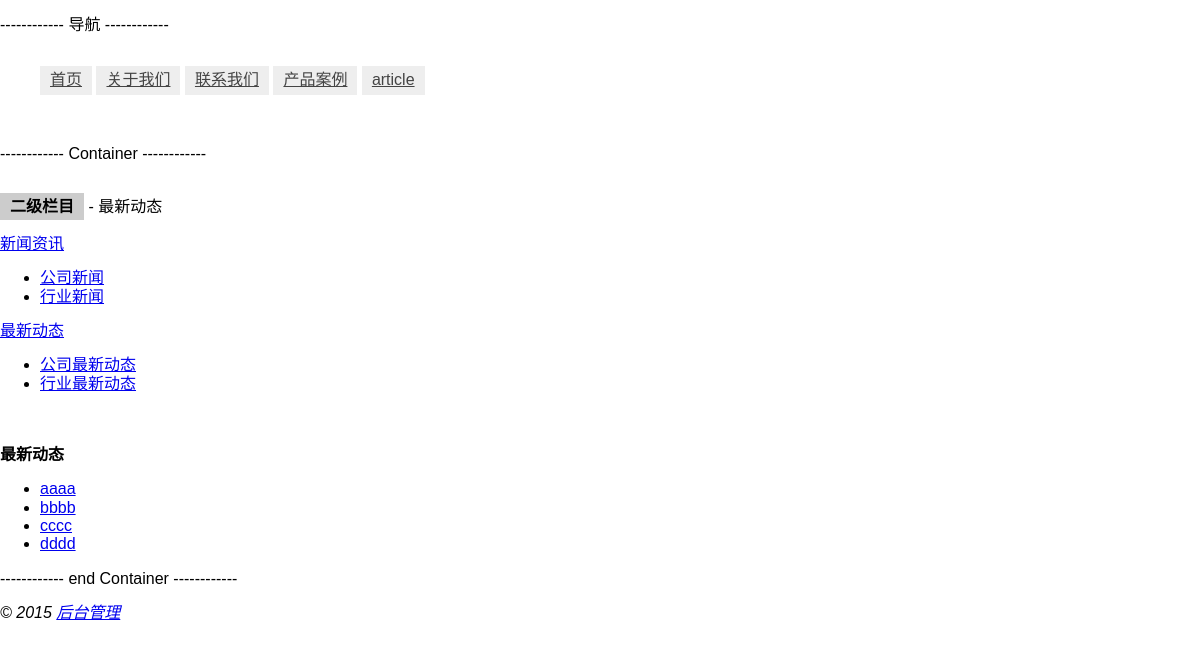
/articles/lastest, run on the app's committed database.
### tables this page shows
CREATE TABLE `sys_navigation` (
  `Id` int(5) NOT NULL,
  `Title` varchar(20) NOT NULL,
  `Type` int(1) NOT NULL DEFAULT '1',
  `Link` varchar(20) NOT NULL,
  `Position` int(5) DEFAULT '0'
);

CREATE TABLE `sys_articles_cate` (
  `Id` int(5) NOT NULL,
  `Position` int(5) DEFAULT '0',
  `IsChild` tinyint(1) DEFAULT '0',
  `ArticleTitle` varchar(100) NOT NULL,
  `ArticleCate` varchar(20) NOT NULL,
  `IsAdd` int(11) NOT NULL DEFAULT '0'
);

CREATE TABLE `sys_articles` (
  `Id` int(11) NOT NULL,
  `Position` int(5) DEFAULT '0',
  `ArticleTitle` varchar(40) NOT NULL,
  `ArticleCate` varchar(40) NOT NULL,
  `ArticleCateId` int(5) DEFAULT NULL,
  `ArticleCateName` varchar(40) DEFAULT NULL,
  `ArticleContent` text NOT NULL
);

### application/controllers/ArticlePages.php (called while the page is built, shortened)
<?php
class ArticlePages extends CI_Controller {
	public function __construct() {
		$this->load->database();
    $this->load->helper(array('form','url'));
		$this->load->library(array('session','breadcrumb'));
	}
	public function GetArticle($articleCate, $id=''){
		$site_config = $this->config->item('site_config');
		$datas_nav = $this->db->query("SELECT * FROM sys_navigation ORDER BY Position ASC;");
		$this->load->model('Model_Articles');
    $datas_articleCate = $this->Model_Articles->GetCate($articleCate);
    $datas_articles = $this->Model_Articles->GetList($datas_articleCate['articleCate'], $id);
    $data = array_merge_recursive($site_config,
			array(
				'id' => $id,
				'datas_nav' => $datas_nav,
				'currentNav' => 'articles',
				'breadcrumb' => $this->breadcrumb->output(),
				'articleCate' => $datas_articleCate['articleCate'],
				'articleName' => $datas_articleCate['articleTitle'],
				'datas_articleCate' => $datas_articleCate,
				'datas_articles' => $datas_articles
			));
		return $data;
	}
	public function index($articleCate='', $param='')
	{
		$data = $this->GetArticle($articleCate, $param);
		$this->load->view('common/header', $data);
		$this->load->view('articles');
		$this->load->view('common/footer', $data);
	}
}

### index.php (called while the page is built, shortened)
<?php
require_once BASEPATH.'core/CodeIgniter.php';

### application/models/Model_Articles.php (called while the page is built, shortened)
<?php if ( ! defined('BASEPATH')) exit('No direct script access allowed');
class Model_Articles extends CI_Model {
  function GetCate($articleCate='')
  {
    $query = $this->db->query("SELECT * FROM sys_articles_cate WHERE isChild = 0 ORDER BY Position ASC");
    foreach($query->result() as $row){
      if(!empty($articleCate)){
        if($articleCate==$row->ArticleCate){
          $data = array(
            'result'=>$query->result(),
            'articleTitle'=>$row->ArticleTitle,
            'articleCate'=>$row->ArticleCate,
            'position'=>$row->Position,
            'id'=>$row->Id,
            'childList'=> array("")
          );
          foreach($data['result'] as $rowCate){
            $query_child = $this->db->query("SELECT * FROM sys_articles_cate WHERE isChild = 1 AND ArticleCate = '".$rowCate->ArticleCate."' ORDER BY Position ASC");
            array_push($data['childList'], $query_child->result());
          }
        }
      }
    }
    return $data;
  }
  function GetList($articleCate='', $id='')
  {
    if(!empty($id)){
      $query = $this->db->query("SELECT * FROM sys_articles WHERE ArticleCate = '".$articleCate."' AND ArticleCateId = '".$id."' ORDER BY Position ASC;");
    }else{
      $query = $this->db->query("SELECT * FROM sys_articles WHERE ArticleCate = '".$articleCate."' ORDER BY Position ASC;");
    }
    return $query->result();
  }
}

### application/views/articles.php (the view)
<p>------------ Container ------------</p>
<br/>
<strong style="background:#ccc;padding:5px 10px;">二级栏目</strong> - <?php echo $articleName; ?>
<br><br>
<div>
  <?php foreach($datas_articleCate['result'] as $index=>$row){ ?>
    <a href="<?php echo base_url('/articles/'.$row->ArticleCate); ?>" class="list-group-item <?php if($articleCate==$row->ArticleCate) echo 'active'; ?>"><?php echo $row->ArticleTitle; ?></a>
    <ul class="list-group-child">
      <?php foreach($datas_articleCate['childList'][$index+1] as $indexChild=>$rowChild){ ?>
      <li><a class="<?php if($id == $rowChild->Id) echo 'active'; ?>" href="<?php echo base_url('/articles/'.$row->ArticleCate.'/'.$rowChild->Id); ?>"><?php echo $rowChild->ArticleTitle;?></a></li>
      <?php } ?>
    </ul>
  <?php } ?>
</div>
<br><br>
<div>
  <strong><?php echo $articleName;if(!empty($id)){ echo '<small class="text-muted"> - '.$articleChildName.'</small>';} ?></strong>
  <ul>
      <?php foreach($datas_articles as $row){ ?>
        <li><a href="<?php echo base_url('/articles/edit/'.$row->ArticleCate.'/'.$row->Id); ?>"><?php echo $row->ArticleTitle; ?></a></li>
      <?php } ?>
  </ul>
</div>
<p>------------ end Container ------------</p>

### application/views/common/header.php (shortened to what this page needs)
<!DOCTYPE html>
<html lang="en">
<head>
    <link href="<?php echo base_url('css/normalize.min.css') ?>" rel="stylesheet">
    <link href="<?php echo base_url('css/style.front.css') ?>" rel="stylesheet">
</head>
<body>
    <p>------------ 导航 ------------</p>
    <div class="nav">
    <ul>
        <?php foreach ($datas_nav->result() as $row){ ?>
            <li><a href="<?php echo $row->Link; ?>"><?php echo $row->Title; ?></a></li>
        <?php } ?>
        <li><a href="/articles">article</a></li>
    </ul>
    </div>
    <br/>

### css/style.front.css (style rules this page uses)
.nav { overflow:hidden; }
.nav ul li { display:inline; }
.nav ul li a { display:inline-block;color:#444;background:#eee;padding:5px 10px; }

### data on the page
sys_navigation: Title "首页"
sys_navigation: Title "关于我们"
sys_navigation: Title "联系我们"
sys_navigation: Title "产品案例"
sys_articles_cate: ArticleTitle "最新动态"
sys_articles_cate: ArticleTitle "新闻资讯"
sys_articles_cate: ArticleTitle "公司新闻"
sys_articles_cate: ArticleTitle "行业新闻"
sys_articles_cate: ArticleTitle "公司最新动态"
sys_articles_cate: ArticleTitle "行业最新动态"
sys_articles: ArticleTitle "aaaa"
sys_articles: ArticleTitle "bbbb"
sys_articles: ArticleTitle "cccc"
sys_articles: ArticleTitle "dddd"
